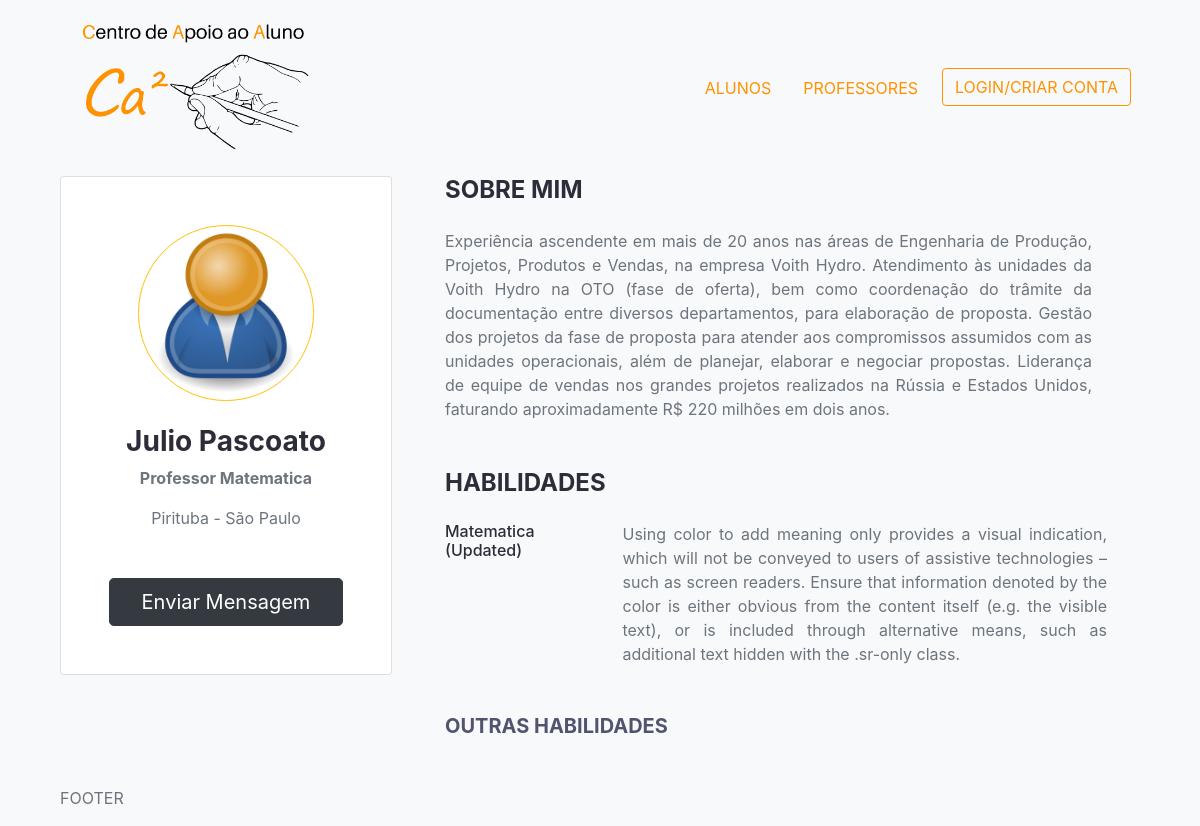
Before: /professores/professor/2e6349008b174c4997bde620125126b0 with the older database file.
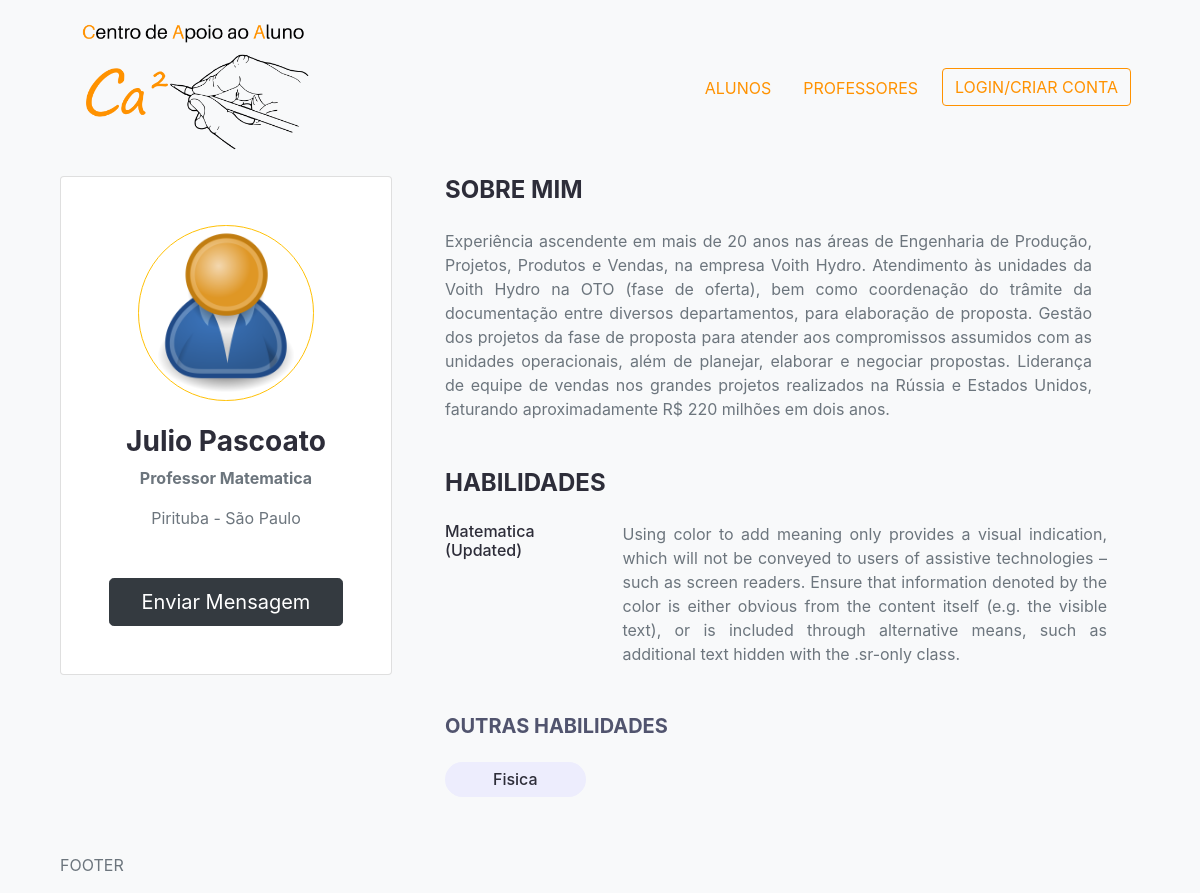
After: the same page with the newer database file.
### professores/models.py (models this page shows, shortened)
class Habilidade(models.Model):
    owner = models.ForeignKey(
        Professor, on_delete=models.CASCADE, null=True, blank=True)
    nome = models.CharField(max_length=200, blank=True, null=True)
    descricao = models.TextField(null=True, blank=True)
    created = models.DateTimeField(auto_now_add=True)
    id = models.UUIDField(default=uuid.uuid4, unique=True,
                          primary_key=True, editable=False)

### professores/views.py (the view)
# urls.py: path('professor/<str:pk>', views.professor, name="professor"),
def professor(request, pk):
    professor = Professor.objects.get(id=pk)
    topSkills = professor.habilidade_set.exclude(descricao__exact="")
    otherSkills = professor.habilidade_set.filter(descricao="")
    content = {
        'professor': professor,
        'topSkills': topSkills,
        'otherSkills': otherSkills,
    }
    return render(request, 'professores/profile.html', content)

### professores/templates/professores/profile.html
{% extends "main.html" %}
{% block content %}
<div class="container">
  <div class="row">
    <div class="col-md-12 col-lg-4 mb-5">
      <div class="card text-center mr-2">
        <div class="card-body p-5">
          <img class="rounded-circle border border-warning w-75" src="{{professor.imagem_perfil.url}}" />
          <h3 class="text-dark font-weight-bold mt-4">{{professor.nome}}</h3>
          <p class="font-weight-bolder">{{professor.introducao}}</p>
          <p class="mb-5">{{professor.localizacao}}</p>
          <input type="submit" class="btn btn-dark btn-block btn-lg" value="Enviar Mensagem">
        </div>
      </div>
    </div>
    <div class="col pr-5">
      <div class="container mb-5">
        <h4 class="text-uppercase mb-4 font-weight-bold text-dark">Sobre Mim</h4>
        <p class="text-justify"> {{professor.bio}}
        </p>
      </div>
      <div class="container pr-0">
        <h4 class="text-uppercase mb-4 font-weight-bold text-dark">Habilidades</h4>
        <div class="container px-0 mb-5">
          {% for skill in topSkills %}
          <div class="container px-0 mb-4 d-flex flex-column flex-md-row">
            <div class="w-25 mr-3">
              <h6 class="text-dark">{{skill.nome|title}}</h6>
            </div>
            <div class="w-75 text-justify">
              {{ skill.descricao}}
            </div>
          </div>
          {% endfor %}
          <h5 class="text-uppercase mb-4 mt-5 font-weight-bold singleClass__subtitle">Outras habilidades</h5>
          <div class="container pl-0">
            {% for skill in otherSkills %}
            <span class="rounded-pill d-inline-flex px-5 py-2 mr-2 mb-2 text-dark search-class">
              <h6 class="m-0">{{skill.nome|title}}</h6>
            </span>
            {% endfor %}
          </div>
        </div>
      </div>
    </div>
  </div>
  {% endblock content %}

Changed rows visible on the page:
added Habilidade: nome "Fisica", shown under "OUTRAS HABILIDADES"
